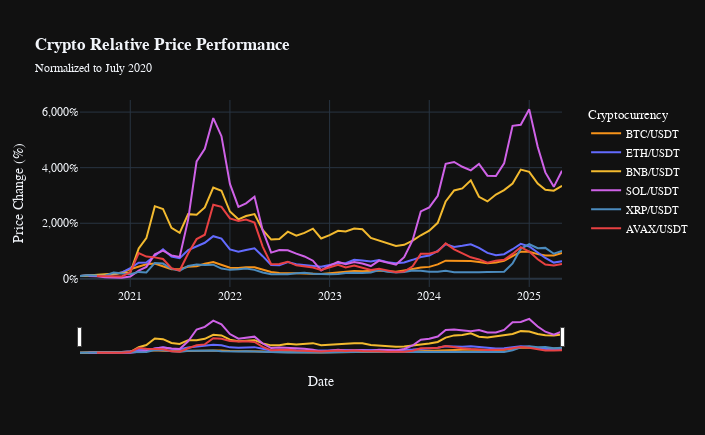

The notebook cell this image was saved under:
### Code cell
#%% Create the normalized price evolution graph

# Create the figure
fig = px.line(
    normalized_df_2020,
    x='timestamp',
    y='normalized_price',
    color='symbols',
    custom_data=['symbols', 'average_price'],
    title='<b>Crypto Relative Price Performance</b>',
    subtitle='Normalized to July 2020',
    labels={
        'timestamp': 'Date',
        'normalized_price': 'Price Change (%)',
        'symbols': 'Cryptocurrency'
    },
    color_discrete_map={
        'BTC/USDT': '#F7931A',  # Bitcoin Orange
        'ETH/USDT': '#636BFF',  # Ethereum Blue
        'BNB/USDT': '#F3BA2F',  # Binance Yellow
        'SOL/USDT': '#CF62E7',   # Solana Pink
        'XRP/USDT': '#4B8BBE',  # XRP Blue
        'AVAX/USDT': '#E84142'  # Avalanche Red
    },
    markers=False,
)

# Update traces to reduce marker size
fig.update_traces(
    marker={'size': 4}, # Try values between 2-6
    hovertemplate="<b>%{customdata[0]}</b><br>" +
                  "Change: %{y:.1f}%<br>" +
                  "Price: $%{customdata[1]:,.2f}<br>" +
                  "<extra></extra>",
                  hoverlabel=dict(
    font=dict(
         family="IBM Plex Sans",
            size=11,
        ),
        bordercolor="rgba(17, 17, 17, 0.9)",  # Same as background to remove border
        namelength=-1  # Show full text
    ),
    )  

# Customize the layout
fig.update_layout(
    template='plotly_dark',
    hovermode='x unified',
    font_family="IBM Plex Sans",
    legend=dict(
        title=dict(text="Cryptocurrency"),
        font=dict(
            family="IBM Plex Sans",
            size=11,
            color="white"
        ),
        yanchor="top",
        y=0.99,
        xanchor="left",
        x=1.05,
    ),
    height=435,  # Adjust height
    width=705,  # Adjust width
    xaxis_title="Date",
    yaxis_title="Price Change (%)",
    yaxis=dict(
        tickformat=',d', ticksuffix='%',  # Format y-axis as percentage    
    )
)

# Add range slider
fig.update_xaxes(rangeslider_visible=True)

# Show the plot
fig.show(config={
    'displayModeBar': True,
    'displaylogo': False,
    'modeBarButtonsToAdd': ['fullscreen']
})

# Save the figure as an HTML file
fig.write_html("plots/html/jul2020_crypto_relative_price_performance.html")
